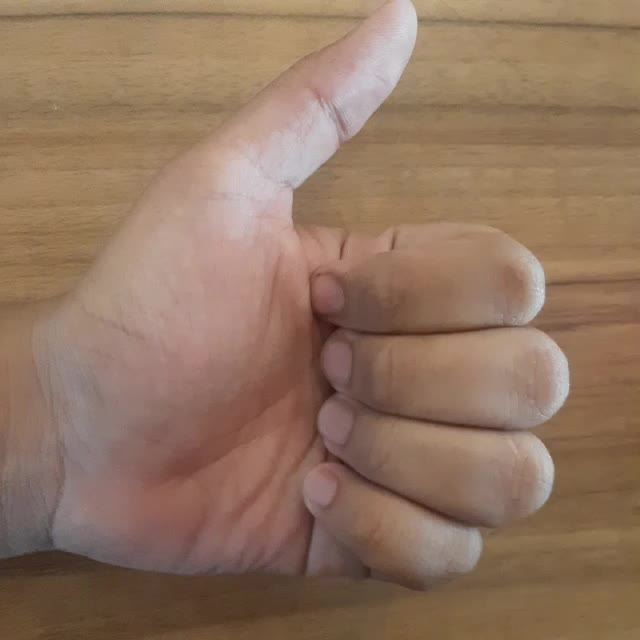
#> input picture alphabets/a/ezgif-frame-001.jpg, 640 x 640 px
$ python -i Methods.py   (imports and definitions only)
#> lines starting #> are read from the running program, lines starting #| are printed output that depends on the picture; after the words box and inside, x2 and y2 are one past the last pixel; in counts of white or black regions, pixels touching at a corner belong together
#> in read_image_percentage, img is the input picture: shape (640, 640, 3); mean B, G, R 96.5, 116.8, 145.4
import cv2 as cv

# Cropping
def cropping(img):
    row = img.shape[0]
    col = img.shape[1]

    batasAtas = 0
    batasBawah = 0
    batasKiri = 0
    batasKanan = 0
    found = False

    for x in range(row):
        for y in range(col):
            if img[x, y] == 0:
                batasAtas = x
                found = True
                break
        if found:
            break

    found = False

    for x in range(row - 1, 0, -1):
        for y in range(col):
            if img[x, y] == 0:
                batasBawah = x
                found = True
                break
        if found:
            break

    found = False

    for y in range(col):
        for x in range(row):
            if img[x, y] == 0:
                batasKiri = y
                found = True
                break
        if found:
            break

    found = False

    for y in range(col - 1, 0, -1):
        for x in range(row):
            if img[x, y] == 0:
                batasKanan = y
                found = True
                break
        if found:
            break

    imageCrop = img[batasAtas:batasBawah, batasKiri:batasKanan]
    return imageCrop


def compare_percentage_bw(img):
    pixel_total = 0
    iteration = 0
    for row in range(img.shape[0]):
        for col in range(img.shape[1]):
            pixel_total = pixel_total + 1
            if img[row, col] == 0:
                iteration = iteration + 1
    return iteration, pixel_total


def slicing_image(img, slice_count=5):
    min_height = int(img.shape[0] / slice_count)
    hop_height = min_height
    max_width = int(img.shape[1] / slice_count)
    hop_width = max_width

    slices = []
    for x in range(slice_count):
        startpoint_x = hop_width * x
        for y in range(slice_count):
            startpoint_y = hop_height * y
            slice_image = {
                'startpoint_x': startpoint_x,
                'startpoint_y': startpoint_y,
                'endpoint_x': startpoint_x + hop_width,
                'endpoint_y': startpoint_y + hop_height
            }
            slices.append(slice_image)

    return slices


def image_slice_to_percentage(img, image_slices):
    percentages = []
    for slice in image_slices:
        curr = img[slice['startpoint_x']: slice['endpoint_x'], slice['startpoint_y']: slice['endpoint_y']]
        result = compare_percentage_bw(curr)
        ratio = (result[0] / result[1]) * 100
        percentages.append(round(ratio, 3))
    return percentages


def lower_brightness(img):
    row = img.shape[0]
#> row = 640
    col = img.shape[1]
#> col = 640
    sec = img.shape[2]
#> sec = 3
    for i in range(row):
        for j in range(col):
            for k in range(sec):
                img[i][j][k] = abs(img[i][j][k] - 50)
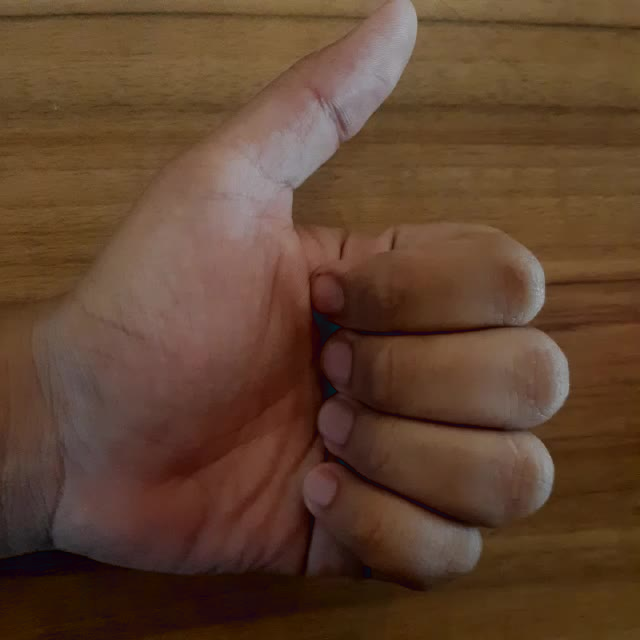
#> img: shape (640, 640, 3); mean B, G, R 47.3, 66.9, 95.4
    return img


def adjust_contrast(img):
    row = img.shape[0]
#> row = 640
    col = img.shape[1]
#> col = 640
    sec = img.shape[2]
#> sec = 3
    for i in range(row):
        for j in range(col):
            for k in range(sec):
                img[i][j][k] *= 1.5
                if img[i][j][k] > 255:
                    img[i][j][k] = 255
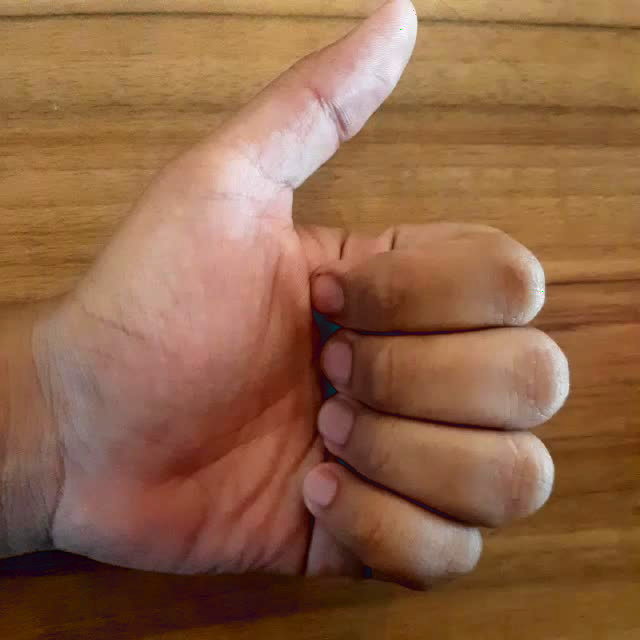
#> img: shape (640, 640, 3); mean B, G, R 70.7, 100.1, 142.8
    return img


def read_image_percentage(path):
    img = cv.imread(path)

    img = lower_brightness(img)

    img = adjust_contrast(img)

    # Grayscale
    img = cv.cvtColor(img, cv.COLOR_BGR2GRAY)
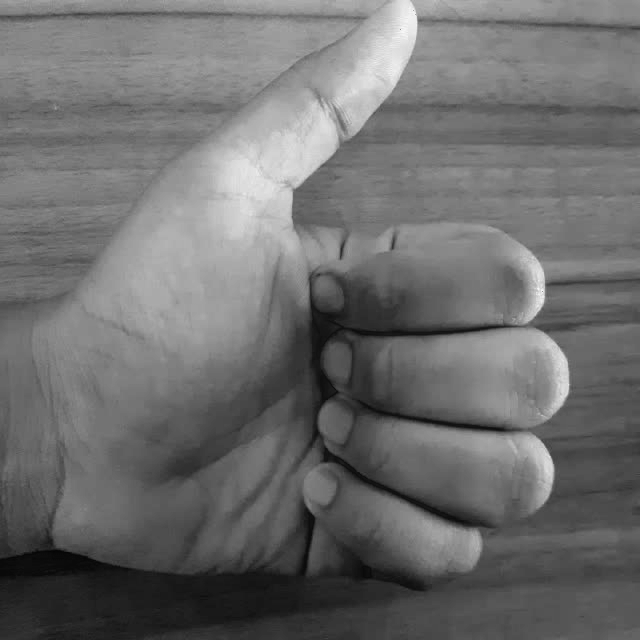
#> img: shape (640, 640); min 4, max 248, mean 109.5
    # [20 lines of commented-out code are left out]
    img = cv.GaussianBlur(img, (7, 7), 0)
    # cv.imshow("blured", img)

    # Binary
    th, img = cv.threshold(img, 127, 255, cv.THRESH_BINARY)
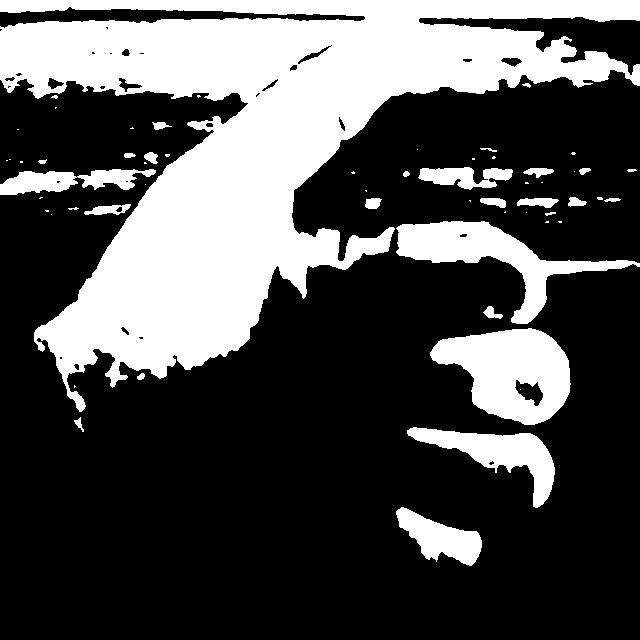
#> img: shape (640, 640); 31.1% white; 59 white regions (32 under 20 px), largest, box (x1, y1, x2, y2) and area: (0, 0, 640, 412) 99417, (430, 328, 571, 425) 8615, (396, 221, 640, 324) 6942
    # cv.imshow("Binary", img)

    img = cv.morphologyEx(img, cv.MORPH_OPEN, (3, 3), iterations=2)
#> img: shape (640, 640); 31.3% white; 43 white regions (17 under 20 px), largest, box (x1, y1, x2, y2) and area: (0, 0, 640, 414) 100607, (430, 330, 570, 427) 8610, (397, 223, 640, 326) 6937
    # cv.imshow("Erode", img)

    img = cropping(img)
#> in cropping, `imageCrop = img[batasAtas:batasBawah, batasKiri:batasKanan]`: imageCrop: shape (630, 639); 30.4% white; 44 white regions (17 under 20 px), largest, box (x1, y1, x2, y2) and area: (0, 0, 639, 405) 94492, (430, 321, 570, 418) 8610, (397, 214, 639, 317) 6933
    # cv.imshow("Cropped", img)

    # Resize image
    img = cv.resize(img, (200, 200), interpolation=cv.INTER_AREA)
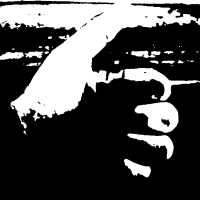
#> img: shape (200, 200); min 0, max 255, mean 77.6
    # cv.imshow("Resized image", img)

    image_slices = slicing_image(img, 6)
#> image_slices = 36 items

    return image_slice_to_percentage(img, image_slices)
#> the loop in image_slice_to_percentage, `for slice in image_slices:` made 36 passes
#> (result, ratio) on passes 1 to 12: ((293, 1089), 26.91), ((226, 1089), 20.75), ((54, 1089), 4.96), ((63, 1089), 5.79), ((270, 1089), 24.79), ((571, 1089), 52.43), ((844, 1089), 77.5), ((508, 1089), 46.65), ((78, 1089), 7.16), ((846, 1089), 77.69), ((867, 1089), 79.61), ((967, 1089), 88.8)
#> pass 1, in image_slice_to_percentage, `curr = img[slice['startpoint_x']: slice['endpoint_x'], slice['startpoi..`:
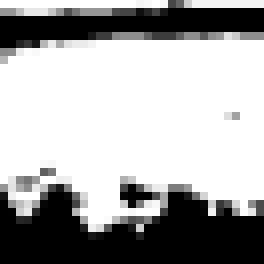
#> curr: shape (33, 33) (shown 8 times larger); min 0, max 255, mean 168.9
#> pass 3, in image_slice_to_percentage, `curr = img[slice['startpoint_x']: slice['endpoint_x'], slice['startpoi..`:
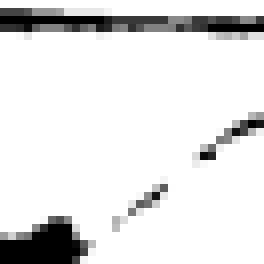
#> curr: shape (33, 33) (shown 8 times larger); min 0, max 255, mean 227.3
#> after the loop in image_slice_to_percentage, `for slice in image_slices:`: curr: shape (33, 33); every value is 0
#> after the loop in image_slice_to_percentage, `for slice in image_slices:`: percentages = 36 values, max 100 at index 21, min 3.03 at index 13, mean 65.53

>>> result = read_image_percentage('alphabets/a/ezgif-frame-001.jpg')
#> result has the same summary as percentages in image_slice_to_percentage
